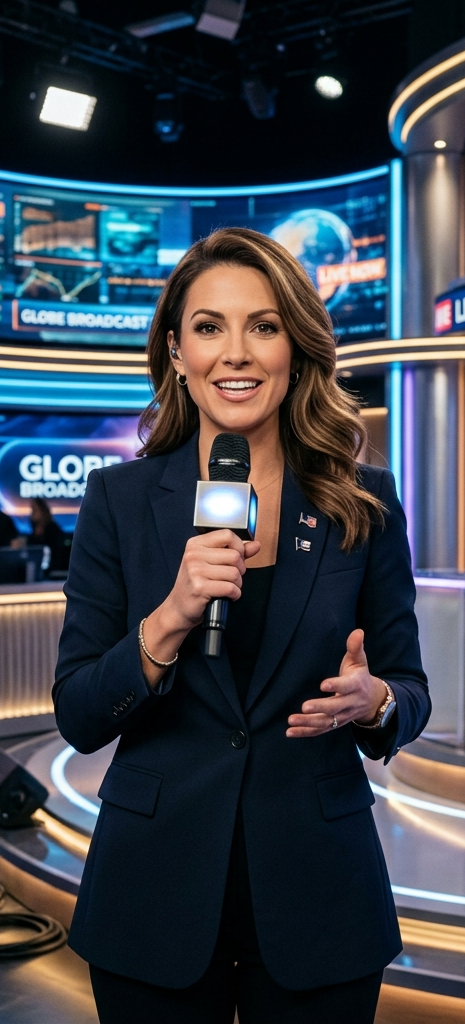
#> input picture frontend/src/assets/card_media.png, 465 x 1024 px, found by its file name
$ python process_images.py
#> lines starting #> are read from the running program, lines starting #| are printed output that depends on the picture
import os
from PIL import Image, ImageFilter

def blur_pad_image(src_path, dest_path, target_w, target_h, blur_radius=50, overlay_opacity=128):
#> called with src_path = 'src/assets/card_media.png', dest_path = 'src/assets/card_media.png', target_w = 1024, target_h = 2253, blur_radius = 50, overlay_opacity = 128
    if not os.path.exists(src_path):
        print(f"Skipping (not found): {src_path}")
        return

    # Load source image
    img = Image.open(src_path)
#> img is the input picture: PIL image 465x1024 RGB; mean R, G, B 58.5, 65, 73.8
    img_w, img_h = img.size
#> img_w = 465; img_h = 1024

    # Create target canvas
    canvas = Image.new('RGBA', (target_w, target_h), (0, 0, 0, 255))

    # 1. Create blurred background
    # Scale source to cover target height
    scale_factor = max(target_w / img_w, target_h / img_h)
#> scale_factor = 2.2
    bg_w = int(img_w * scale_factor)
#> bg_w = 1024
    bg_h = int(img_h * scale_factor)
#> bg_h = 2255
    bg = img.resize((bg_w, bg_h), Image.Resampling.LANCZOS)

    # Crop to canvas size centered
    left = (bg_w - target_w) // 2
#> left = 0
    top = (bg_h - target_h) // 2
#> top = 1
    bg_cropped = bg.crop((left, top, left + target_w, top + target_h))

    # Apply strong blur
    bg_blurred = bg_cropped.filter(ImageFilter.GaussianBlur(blur_radius))
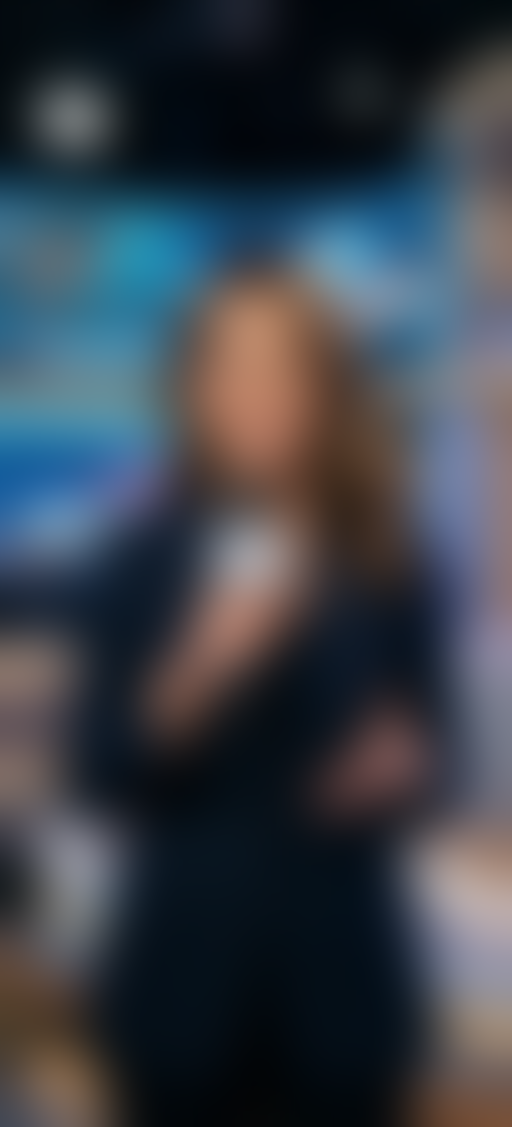
#> bg_blurred: PIL image 1024x2253 RGB (shown at 1/2 size); mean R, G, B 58.3, 64.8, 73.5

    # Draw dark overlay on top of background
    overlay = Image.new('RGBA', (target_w, target_h), (0, 0, 0, overlay_opacity))
    bg_blurred = Image.alpha_composite(bg_blurred.convert('RGBA'), overlay)
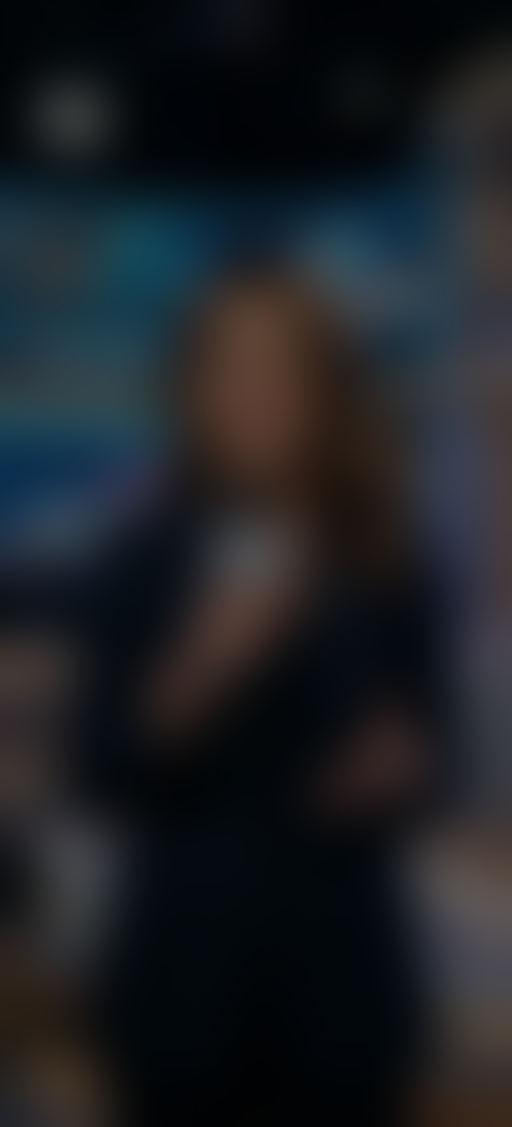
#> bg_blurred: PIL image 1024x2253 RGBA (shown at 1/2 size); mean R, G, B, A 28.9, 32.1, 36.5, 255

    # 2. Paste sharp image in center
    # Scale sharp image to fit canvas width
    sharp_w = target_w
    sharp_h = int(img_h * (target_w / img_w))
#> sharp_h = 2255
    sharp_resized = img.resize((sharp_w, sharp_h), Image.Resampling.LANCZOS)

    # Paste centered vertically
    paste_y = (target_h - sharp_h) // 2
#> paste_y = -1
    canvas.paste(bg_blurred, (0, 0))
    canvas.paste(sharp_resized, (0, paste_y), sharp_resized.convert('RGBA') if img.mode == 'RGBA' else None)

    # Save back (overwrite in place)
    # Temporary save then rename to prevent file handle issues on Windows
    temp_path = dest_path + ".temp.png"
    canvas.convert('RGB').save(temp_path, 'PNG')
    img.close()

    if os.path.exists(dest_path):
        os.remove(dest_path)
    os.rename(temp_path, dest_path)
    print(f"Success: {src_path} -> {dest_path} ({target_w}x{target_h})")

# 10 categories images (tall 1:2.2 aspect ratio)
categories_files = [
    'card_media.png',
    'card_film.png',
    'card_dance.png',
    'card_makeover2.png',
    'card_fashion.png',
    'card_astrology.png',
    'card_art.png',
    'card_events.png',
    'card_business.png',
    'card_talent.png'
]

for filename in categories_files:
    path = os.path.join('src', 'assets', filename)
    blur_pad_image(path, path, 1024, 2253)
#> pass 2 of the loop `for filename in categories_files:`:
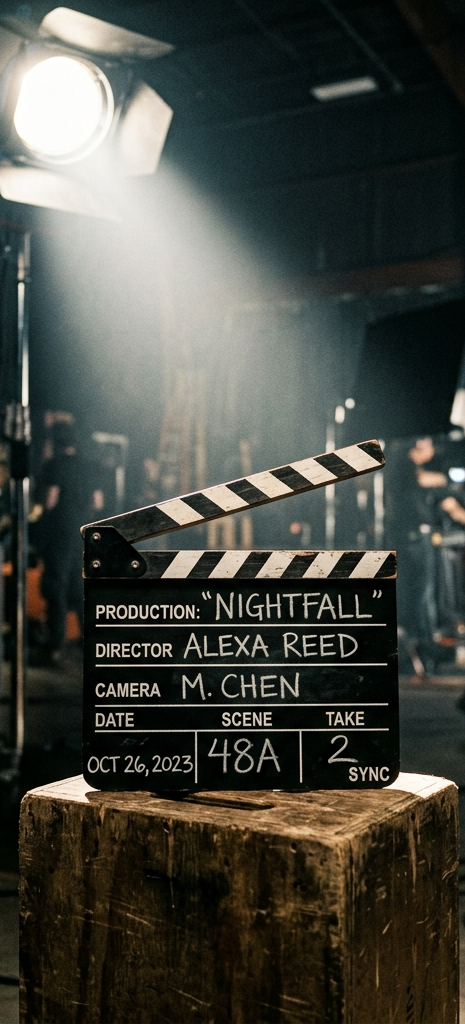
#> input picture frontend/src/assets/card_film.png, 465 x 1024 px, found by its file name
#> in blur_pad_image, img is the input picture: PIL image 465x1024 RGB; mean R, G, B 68.7, 70.6, 63.5
#> in blur_pad_image (call 2), `bg_blurred = bg_cropped.filter(ImageFilter.GaussianBlur(blur_radius))`:
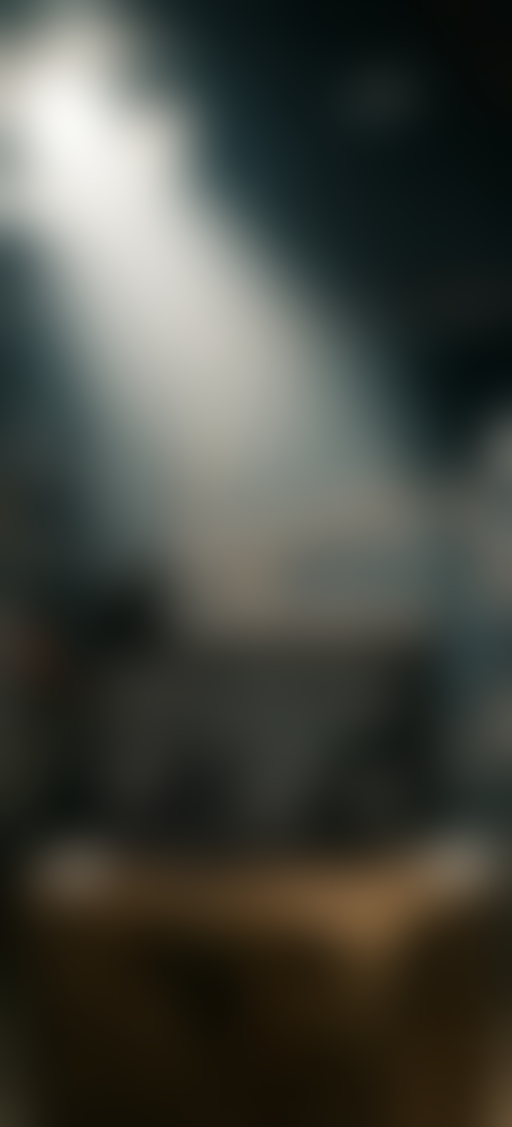
#> bg_blurred: PIL image 1024x2253 RGB (shown at 1/2 size); mean R, G, B 68.6, 70.5, 63.5
#> in blur_pad_image (call 2), `bg_blurred = Image.alpha_composite(bg_blurred.convert('RGBA'), overlay)`:
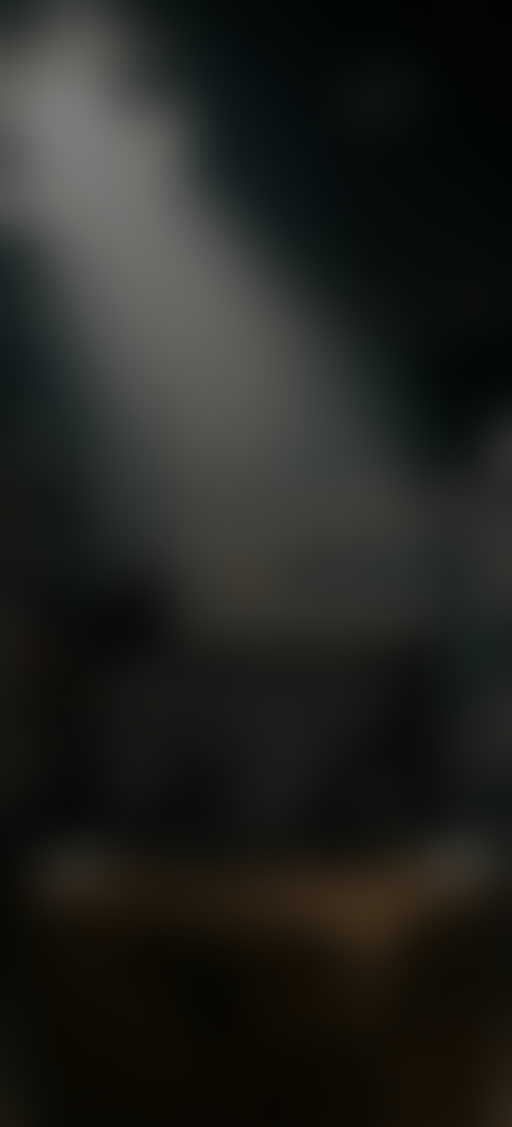
#> bg_blurred: PIL image 1024x2253 RGBA (shown at 1/2 size); mean R, G, B, A 34, 35, 31.5, 255
#> pass 3 of the loop `for filename in categories_files:`:
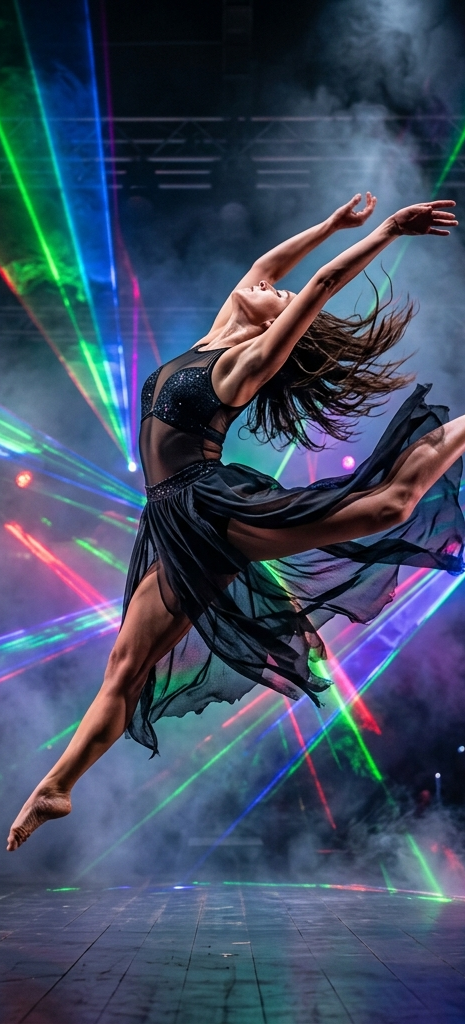
#> input picture frontend/src/assets/card_dance.png, 465 x 1024 px, found by its file name
#> in blur_pad_image, img is the input picture: PIL image 465x1024 RGB; mean R, G, B 62, 75.4, 99
#> in blur_pad_image (call 3), `bg_blurred = bg_cropped.filter(ImageFilter.GaussianBlur(blur_radius))`:
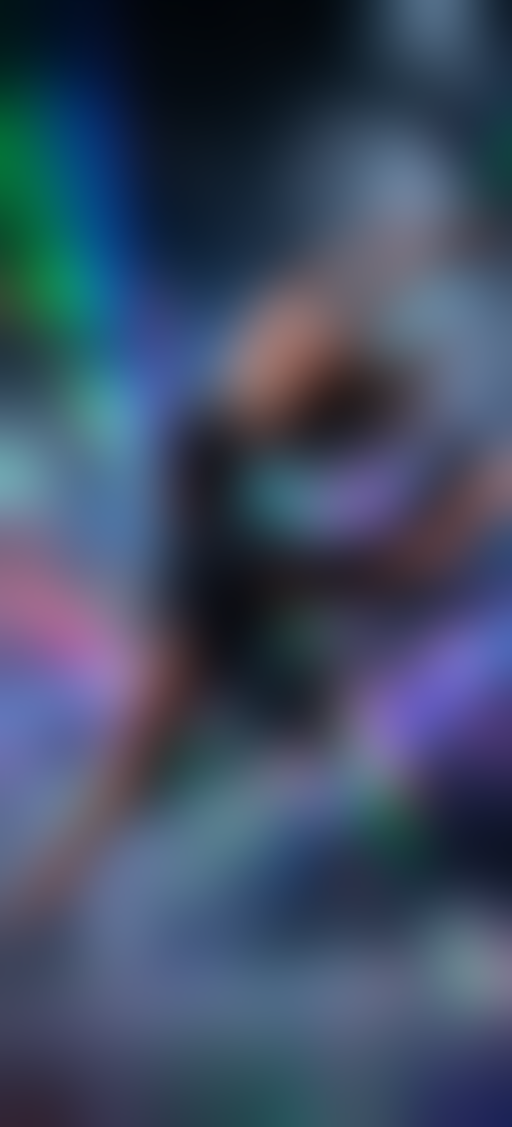
#> bg_blurred: PIL image 1024x2253 RGB (shown at 1/2 size); mean R, G, B 61.9, 75.3, 99
#> in blur_pad_image (call 3), `bg_blurred = Image.alpha_composite(bg_blurred.convert('RGBA'), overlay)`:
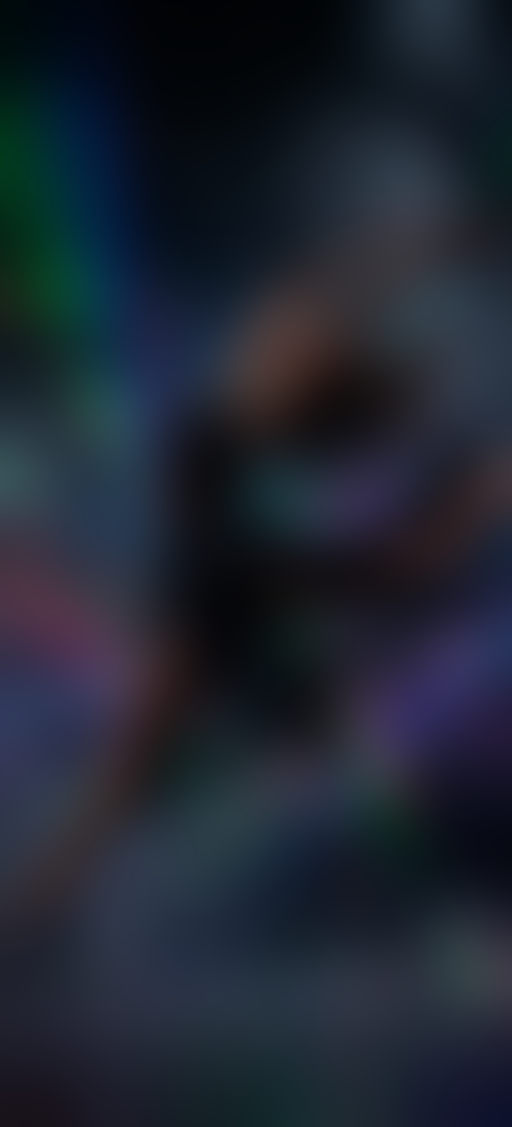
#> bg_blurred: PIL image 1024x2253 RGBA (shown at 1/2 size); mean R, G, B, A 30.7, 37.4, 49.2, 255
#> the loop made 10 passes; the first 3 are shown

# BookMyStars Magazine Cover (1:1.45 aspect ratio)
mag_path = os.path.join('src', 'assets', 'magazine_cover.png')
blur_pad_image(mag_path, mag_path, 1024, 1489)
